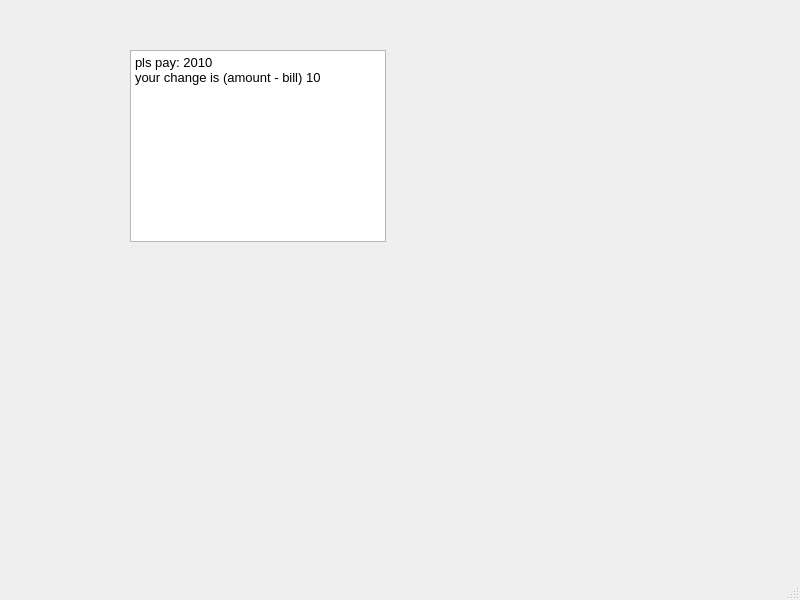
<?xml version="1.0" encoding="UTF-8"?>
<ui version="4.0">
 <class>MainWindow</class>
 <widget class="QMainWindow" name="MainWindow">
  <property name="geometry">
   <rect>
    <x>0</x>
    <y>0</y>
    <width>800</width>
    <height>600</height>
   </rect>
  </property>
  <property name="windowTitle">
   <string>MainWindow</string>
  </property>
  <widget class="QWidget" name="centralwidget">
   <widget class="QTextBrowser" name="textBrowser">
    <property name="geometry">
     <rect>
      <x>130</x>
      <y>50</y>
      <width>256</width>
      <height>192</height>
     </rect>
    </property>
    <property name="html">
     <string>&lt;!DOCTYPE HTML PUBLIC &quot;-//W3C//DTD HTML 4.0//EN&quot; &quot;http://www.w3.org/TR/REC-html40/strict.dtd&quot;&gt;
&lt;html&gt;&lt;head&gt;&lt;meta name=&quot;qrichtext&quot; content=&quot;1&quot; /&gt;&lt;style type=&quot;text/css&quot;&gt;
p, li { white-space: pre-wrap; }
&lt;/style&gt;&lt;/head&gt;&lt;body style=&quot; font-family:'Ubuntu'; font-size:10pt; font-weight:400; font-style:normal;&quot;&gt;
&lt;p style=&quot; margin-top:0px; margin-bottom:0px; margin-left:0px; margin-right:0px; -qt-block-indent:0; text-indent:0px;&quot;&gt;pls pay: 2010&lt;/p&gt;
&lt;p style=&quot; margin-top:0px; margin-bottom:0px; margin-left:0px; margin-right:0px; -qt-block-indent:0; text-indent:0px;&quot;&gt;your change is (amount - bill) 10 &lt;/p&gt;&lt;/body&gt;&lt;/html&gt;</string>
    </property>
   </widget>
  </widget>
  <widget class="QMenuBar" name="menubar">
   <property name="geometry">
    <rect>
     <x>0</x>
     <y>0</y>
     <width>800</width>
     <height>22</height>
    </rect>
   </property>
  </widget>
  <widget class="QStatusBar" name="statusbar"/>
 </widget>
 <resources/>
 <connections/>
</ui>
